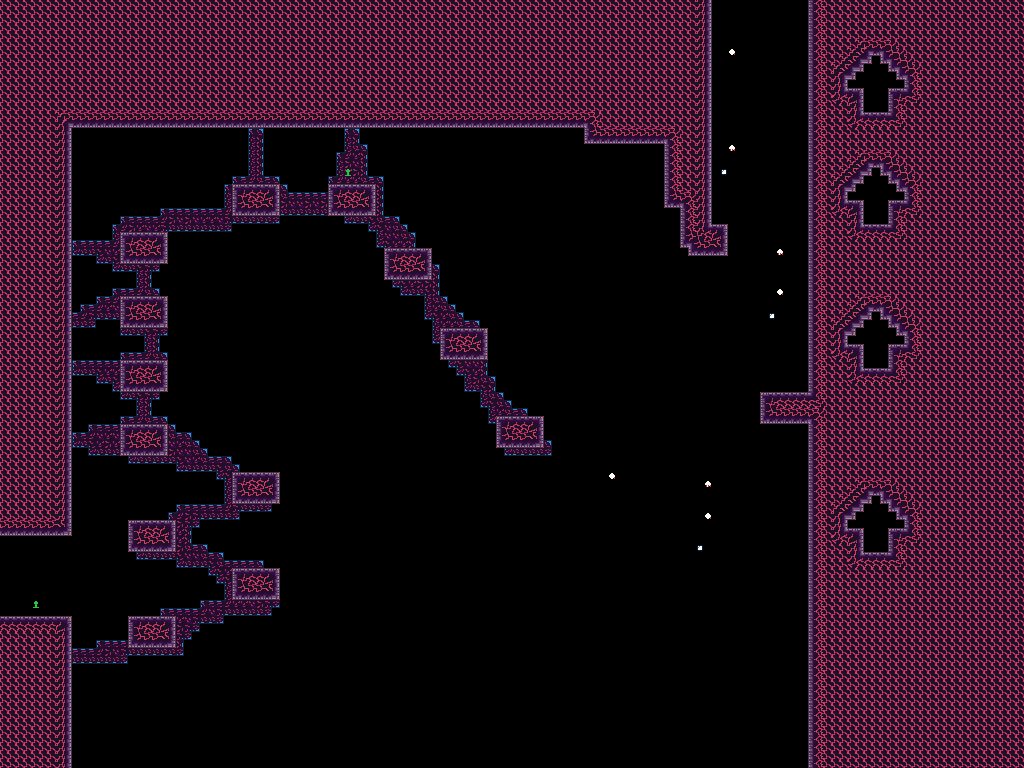

Below is a game level as drawn by its tile map, then a one-line description and the .tmx that defines it (tile-layer data replaced by summaries):
An orthogonal 128x96 tile map with 8x8 px tiles, 6 tile layers (bg_draft, bg, fg, draft, ...), 3 tilesets.

<map version="1.9" tiledversion="1.9.2" orientation="orthogonal" renderorder="right-down" width="128" height="96" tilewidth="8" tileheight="8" infinite="0" nextlayerid="9" nextobjectid="1">
 <editorsettings>
  <export target="../../assets/world/room/fire7.json" format="json" />
 </editorsettings>
 <tileset firstgid="1" source="../rules/tools/tools.tsx" />
 <tileset firstgid="325" source="../tilesets/fire.tsx" />
 <tileset firstgid="403" source="../tilesets/fire_bg_decal.tsx" />
 <layer id="5" name="bg_draft" width="128" height="96">
  <data>[12288 cells, 794 non-empty, 1 distinct tile ids]</data>
 </layer>
 <layer id="1" name="bg" width="128" height="96">
  <data>[12288 cells, 792 non-empty, 15 distinct tile ids]</data>
 </layer>
 <layer id="2" name="fg" width="128" height="96">
  <data>[12288 cells, 0 non-empty, 0 distinct tile ids]</data>
 </layer>
 <layer id="4" name="draft" width="128" height="96">
  <data>[12288 cells, 4993 non-empty, 1 distinct tile ids]</data>
 </layer>
 <layer id="7" name="map" width="128" height="96">
  <data>[12288 cells, 4993 non-empty, 26 distinct tile ids]</data>
 </layer>
 <layer id="8" name="entity" width="128" height="96">
  <data>[12288 cells, 12 non-empty, 4 distinct tile ids]</data>
 </layer>
</map>
